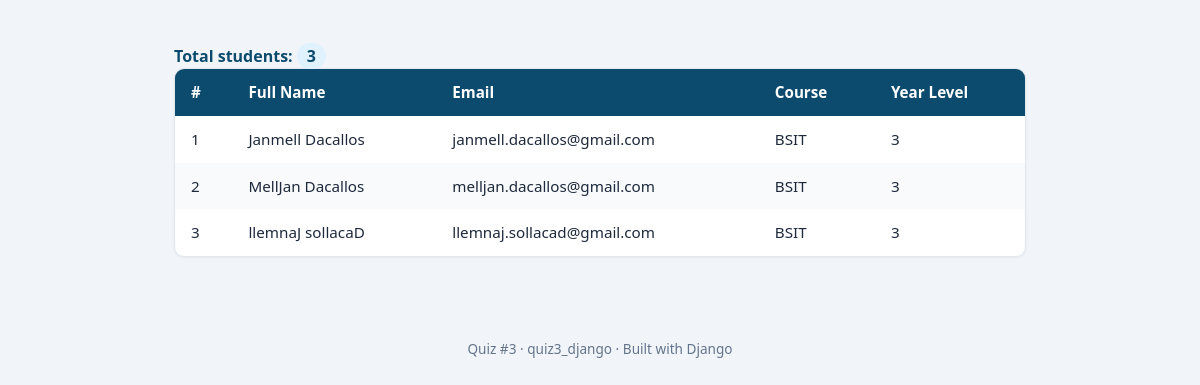
The page / on the database its author committed.
### main/models.py (models this page shows, shortened)
class Student(models.Model):
    first_name = models.CharField(max_length=100)
    last_name = models.CharField(max_length=100)
    email = models.EmailField(unique=True)
    course = models.CharField(max_length=100)
    year_level = models.PositiveIntegerField(help_text="e.g. 1, 2, 3, 4")
    class Meta:
        ordering = ["last_name", "first_name"]
    @property
    def full_name(self):
        return f"{self.first_name} {self.last_name}"

### main/views.py (the view)
# urls.py: 2. Add a URL to urlpatterns:  path('', views.home, name='home')
def home(request):
    students = Student.objects.all()
    context = {
        "students": students,
        "student_count": students.count(),
    }
    return render(request, "main/home.html", context)

### main/templates/main/home.html (shortened to what this page needs)
{% load static %}
<!DOCTYPE html>
<html lang="en">
<head>
    <link rel="stylesheet" href="{% static 'main/style.css' %}">
</head>
<body>
    <main class="container">
        <p class="count-badge">
            Total students: <span>{{ student_count }}</span>
        </p>
        {% if students %}
        <section class="table-wrap">
            <table>
                <thead>
                    <tr>
                        <th>#</th>
                        <th>Full Name</th>
                        <th>Email</th>
                        <th>Course</th>
                        <th>Year Level</th>
                    </tr>
                </thead>
                <tbody>
                    {% for student in students %}
                    <tr>
                        <td>{{ forloop.counter }}</td>
                        <td>{{ student.full_name }}</td>
                        <td>{{ student.email }}</td>
                        <td>{{ student.course }}</td>
                        <td>{{ student.year_level }}</td>
                    </tr>
                    {% endfor %}
                </tbody>
            </table>
        </section>
        {% else %}
        <section class="empty-state">
            <p>No student records yet. Add some through the Django admin
               (<code>/admin/</code>) or the shell.</p>
        </section>
        {% endif %}
    </main>
    <footer class="site-footer">
        <div class="container">
            <p>Quiz #3 &middot; quiz3_django &middot; Built with Django</p>
        </div>
    </footer>
</body>
</html>

### main/static/main/style.css (style rules this page uses)
:root { --primary: #0c4a6e; --accent: #0ea5e9; --bg: #f1f5f9; --card-bg: #ffffff; --text: #1e293b; --muted: #64748b; --border: #e2e8f0; }
* { box-sizing: border-box; }
body { margin: 0; font-family: "Segoe UI", Roboto, Helvetica, Arial, sans-serif; background: var(--bg); color: var(--text); line-height: 1.5; }
.container { max-width: 900px; margin: 0 auto; padding: 0 24px; }
main.container { padding-top: 32px; padding-bottom: 48px; }
.count-badge { display: inline-block; margin: 12px 0 0; font-weight: 600; color: var(--primary); }
.count-badge span { background: #e0f2fe; padding: 2px 10px; border-radius: 999px; }
.table-wrap { background: var(--card-bg); border: 1px solid var(--border); border-radius: 10px; overflow: hidden; box-shadow: 0 1px 3px rgba(0, 0, 0, 0.05); }
table { width: 100%; border-collapse: collapse; }
thead { background: var(--primary); color: #fff; }
th, td { text-align: left; padding: 12px 16px; font-size: 0.95rem; }
tbody tr:nth-child(even) { background: #f8fafc; }
.site-footer { text-align: center; padding: 20px 0 32px; color: var(--muted); font-size: 0.85rem; }

### rows shown on the page
Student: full_name "Janmell Dacallos", email "janmell.dacallos@gmail.com", course "BSIT", year_level "3"
Student: full_name "MellJan Dacallos", email "melljan.dacallos@gmail.com", course "BSIT", year_level "3"
Student: full_name "llemnaJ sollacaD", email "llemnaj.sollacad@gmail.com", course "BSIT", year_level "3"

### other values the page prints
{{ student_count }} "3"
